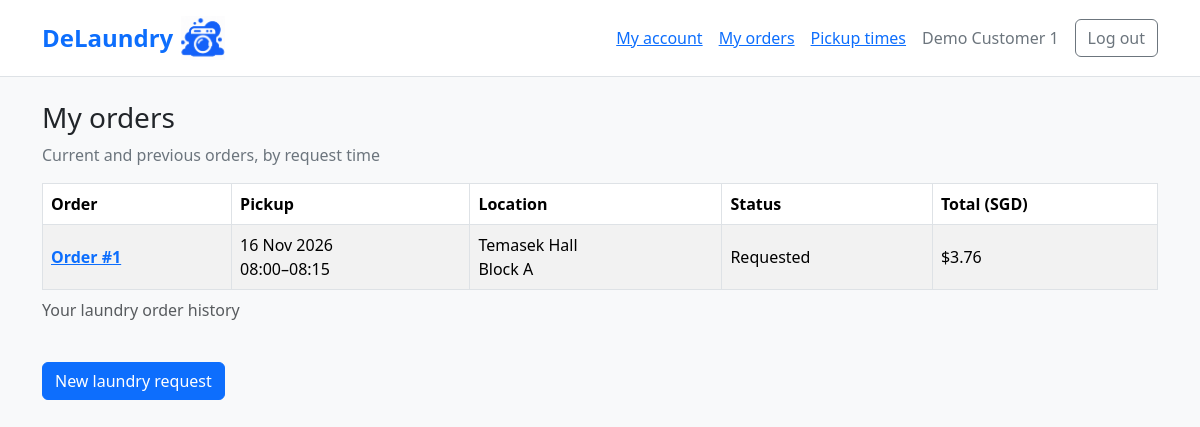
/storefront/orders/ (signed in), run on an earlier commit of the app's database.
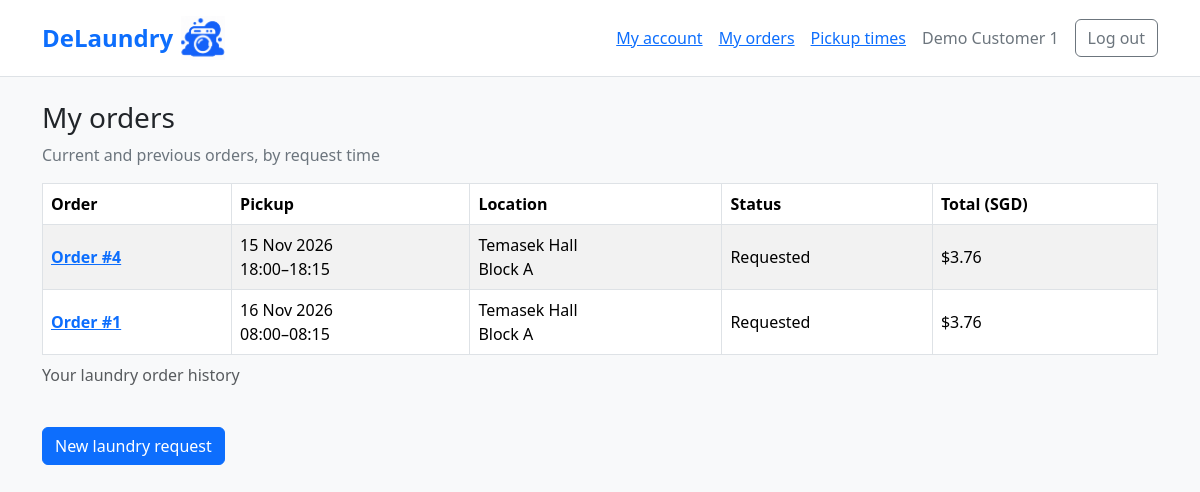
And on a later commit of the database.
### bookings/models.py (models this page shows, shortened)
class LaundryOrder(models.Model):
  id = models.AutoField(primary_key=True)
  quote = models.OneToOneField(PriceQuote, on_delete=models.PROTECT)
  created_at = models.DateTimeField(default=clock.now, db_index=True)
  cancelled_at = models.DateTimeField(null=True, blank=True)
  status = models.CharField(
    max_length=14,
    choices=[
      ("requested", "Requested"),
      ("confirmed", "Confirmed"),
      ("picked_up", "Picked up"),
      ("washing", "Washing"),
      ("drying", "Drying"),
      ("out_for_return", "Out for return"),
      ("delivered", "Delivered"),
      ("cancelled", "Cancelled"),
    ],
    default="requested",
  )
  class Meta:
    constraints = [
      models.CheckConstraint(
        condition=models.Q(status__in=[
          "requested", "confirmed", "picked_up", "washing", "drying",
          "out_for_return", "delivered", "cancelled",
        ]),
        name="order_valid_status",
      ),
      models.CheckConstraint(
        condition=(models.Q(cancelled_at__isnull=True) | models.Q(
          status="cancelled", cancelled_at__gte=models.F("created_at"),
        )),
        name="order_valid_cancellation_time",
      ),
    ]

class PriceQuote(models.Model):
  id = models.AutoField(primary_key=True)
  customer = models.ForeignKey(settings.AUTH_USER_MODEL, on_delete=models.PROTECT)
  residence = models.ForeignKey("facilities.Residence", on_delete=models.PROTECT)
  block = models.CharField(max_length=1, choices=BLOCK_CHOICES, blank=True, default="")
  unit_number = models.CharField(max_length=8)
  service_date = models.DateField()
  window_start = models.TimeField(choices=[(start, start.strftime("%H:%M")) for start in SERVICE_START_TIMES])
  created_at = models.DateTimeField(default=clock.now)
  expires_at = models.DateTimeField()
  machine_fee = models.DecimalField(max_digits=5, decimal_places=2)
  worker_fee = models.DecimalField(max_digits=5, decimal_places=2)
  platform_fee = models.DecimalField(max_digits=5, decimal_places=2)
  total = models.DecimalField(max_digits=5, decimal_places=2)
  multiplier = models.DecimalField(max_digits=7, decimal_places=6)
  predicted_requests = models.FloatField(null=True, blank=True)
  reference_capacity = models.PositiveIntegerField()
  feature_snapshot = models.JSONField(default=dict)
  used_fallback = models.BooleanField(default=False)
  fallback_reason = models.CharField(max_length=120, blank=True)
  @property
  def service_start(self):
    return timezone.make_aware(datetime.combine(self.service_date, self.window_start))
  @property
  def pickup_end(self):
    return self.service_start + timedelta(minutes=15)
  class Meta:
    constraints = [
      models.CheckConstraint(condition=models.Q(block__in=["", *"ABCDEF"]), name="quote_valid_block"),
      models.CheckConstraint(condition=models.Q(window_start__in=SERVICE_START_TIMES), name="quote_valid_window"),
      models.CheckConstraint(condition=models.Q(reference_capacity__gte=1), name="quote_positive_capacity"),
      models.CheckConstraint(condition=models.Q(expires_at__gt=models.F("created_at")), name="quote_valid_expiry"),
      models.CheckConstraint(condition=models.Q(multiplier__gte=0.85, multiplier__lte=1.25), name="quote_bounded_multiplier"),
      models.CheckConstraint(
        condition=models.Q(machine_fee=2, worker_fee__gte=0.85, worker_fee__lte=1.25,
                           platform_fee__gte=0.85, platform_fee__lte=1.25),
        name="quote_bounded_fees",
      ),
      models.CheckConstraint(
        condition=models.Q(total=Round(models.F("machine_fee") + models.F("worker_fee") + models.F("platform_fee"), 2)),
        name="quote_total_matches_fees",
      ),
    ]

### facilities/models.py (models this page shows)
class Residence(models.Model):
  id = models.AutoField(primary_key=True)
  name = models.CharField(
    max_length=120,
    unique=True,
    choices=[
      ('eusoff', 'Eusoff Hall'),
      ('kentridge', 'Kent Ridge Hall'),
      ('kingedward', 'King Edward VII Hall'),
      ('raffles', 'Raffles Hall'),
      ('sheares', 'Sheares Hall'),
      ('temasek', 'Temasek Hall')
  ])
  is_active = models.BooleanField(default=True) # just for admin control
  def __str__(self):
    return self.get_name_display()

### customerstorefront/views.py (the view)
# urls.py: path("orders/", views.order_list, name="order_list"),
@login_required(login_url="accounts:login")
@require_GET
def order_list(request):
  if not request.user.is_active or request.user.role != "customer":
    return HttpResponseForbidden("This page is for customers only.")
  orders = LaundryOrder.objects.filter(quote__customer=request.user).select_related(
    "quote__residence",
  ).order_by("-created_at", "-pk")
  page = Paginator(orders, 10).get_page(request.GET.get("page"))
  return render(request, "customerstorefront/order_list.html", {"page": page})

### bookings/context_processors.py (called while the page is built)
def demo_clock(request):
  if not getattr(settings, "DEMO_MODE", False):
    return {}
  return {"demo_time": clock.localtime(), "demo_session": settings.DEMO_SESSION}

### customerstorefront/templates/customerstorefront/order_list.html (shortened to what this page needs)
{% extends "customerstorefront/base.html" %}
{% block content %}
  <h1 class="h3">My orders</h1>
  <p class="text-secondary">Current and previous orders, by request time</p>
  {% if page.object_list %}
    <div class="table-responsive">
      <table class="table table-bordered table-striped align-middle">
        <caption>Your laundry order history</caption>
        <thead><tr><th scope="col">Order</th><th scope="col">Pickup</th><th scope="col">Location</th><th scope="col">Status</th><th scope="col">Total (SGD)</th></tr></thead>
        <tbody>
          {% for order in page %}
            <tr>
              <th scope="row"><a href="{% url 'customerstorefront:order_detail' order.pk %}">Order #{{ order.pk }}</a></th>
              <td>{{ order.quote.service_date|date:"d M Y" }}<br>{{ order.quote.service_start|time:"H:i" }}&ndash;{{ order.quote.pickup_end|time:"H:i" }}</td>
              <td>{{ order.quote.residence }}{% if order.quote.block %}<br>{{ order.quote.get_block_display }}{% endif %}</td>
              <td>{{ order.get_status_display }}</td>
              <td>${{ order.quote.total|floatformat:2 }}</td>
            </tr>
          {% endfor %}
        </tbody>
      </table>
    </div>
  {% else %}
    <div class="alert alert-info">You have no laundry orders yet. Choose a pickup time, review your quote and submit a request to get started.</div>
  {% endif %}
  <a class="btn btn-primary mt-3" href="{% url 'customerstorefront:availability' %}">New laundry request</a>
{% endblock %}

What changed in the data, as far as the page shows it:
added LaundryOrder: pk "4", quote.service_date "15 Nov 2026", quote.service_start "18:00", quote.pickup_end "18:15", quote.residence "Temasek Hall", quote.block "Block A", status "Requested", quote.total "3.76"
